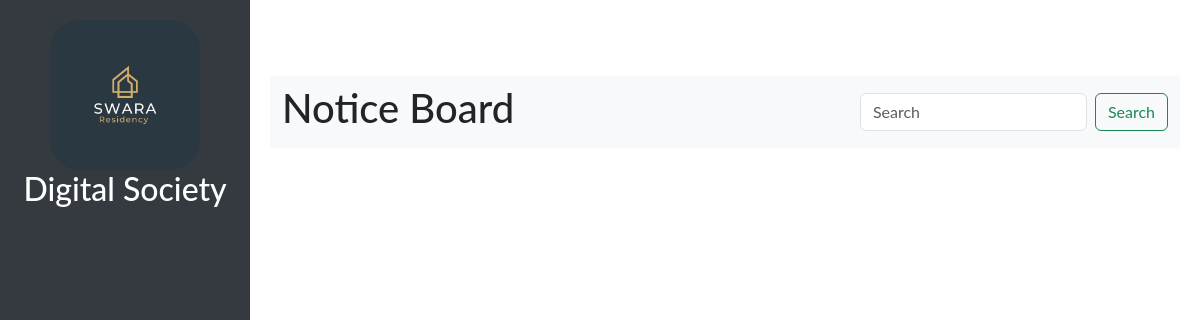
/notice-view, run on an earlier commit of the app's database.
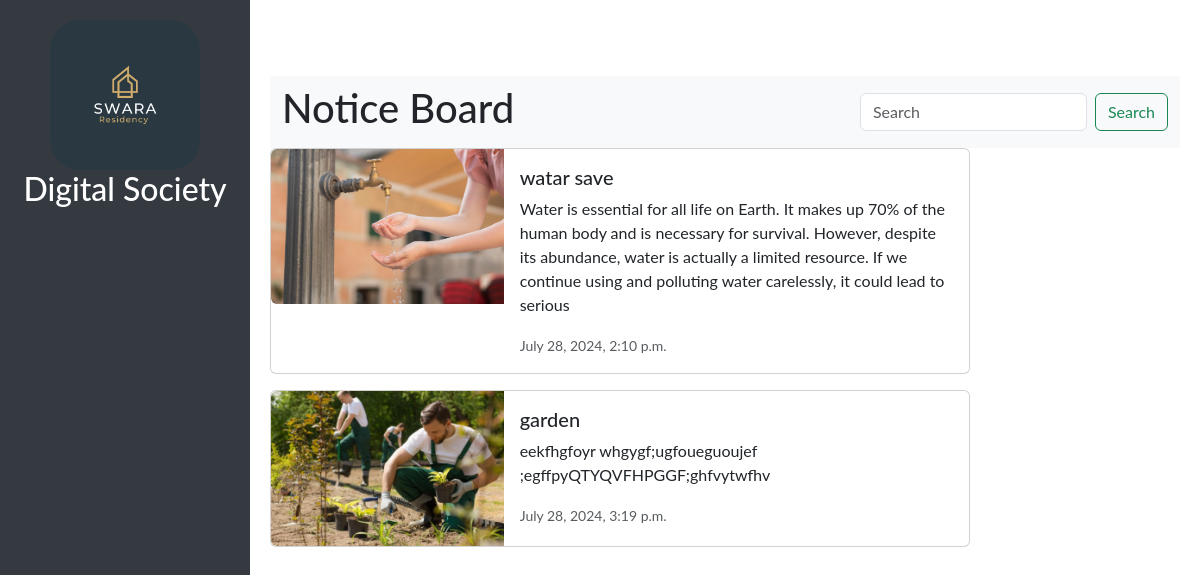
And on a later commit of the database.
### myapp/models.py (models this page shows, shortened)
class notice_board(Basemodel):
    title = models.CharField(max_length=225)
    img= models.ImageField(upload_to='logo/',blank=True)
    description = models.TextField(max_length=255)

### myapp/views.py (the view)
# urls.py: path('notice-view',views.notice_view,name='notice_view'),
def notice_view(request):
    notice_data= notice_board.objects.all()
    if request.method == "POST":
        form_notice = notice_form(request.POST,request.FILES)
        form_notice.is_valid()
        form_notice.save()
    else:
        form_notice = notice_form()
    if request.GET.get("search"):
        notice_data=notice_board.objects.filter(title__icontains=request.GET.get('search'))
    context={
        "notice_data":notice_data,
        'form_notice':form_notice
    }
    return render(request,'myapp/notice.html',context)

### myapp/forms.py
class notice_form(forms.ModelForm):
    class Meta:
        model = notice_board
        fields ='__all__'

### myapp/templates/myapp/notice.html (shortened to what this page needs)
{% extends "myapp/base.html" %}
{% block content %}
<div class="main-content">
    <nav class="navbar navbar-light bg-light">
        <div class="container-fluid">
          <h1> Notice Board</h1>
          <form class="d-flex" role="search">
            <input class="form-control me-2" type="search" name='search' placeholder="Search" aria-label="Search">
            <button class="btn btn-outline-success" type="submit">Search</button>
          </form>
        </div>
      </nav>
    {% for i in notice_data %}
      <div class="card mb-3" style="max-width: 700px;">
        <div class="row g-0">
          <div class="col-md-4">
        {% if i.img %}
          <img src="{{i.img.url}}" class="img-fluid rounded-start" alt="...">
        {% else %}
            No image available
        {% endif %}
          </div>
          <div class="col-md-8">
            <div class="card-body">
              <h5 class="card-title">{{i.title}}</h5>
              <p class="card-text">{{i.description}}</p>
              <p class="card-text"><small class="text-muted">{{i.created_at}}</small></p>
            </div>
          </div>
        </div>
      </div>
      {%endfor%}
    </div>
{% endblock  %}

### myapp/templates/myapp/base.html (shortened to what this page needs)
<!doctype html>
<html lang="en">
  <head>
    <link href="https://cdn.jsdelivr.net/npm/bootstrap@5.3.3/dist/css/bootstrap.min.css" rel="stylesheet">
  </head>
  <body>
    <h1>Hello, world!</h1>
</head>
<body>
    {% load static %}
    <div class="sidebar justify-content-center">
        <div class="text-center">
            <img src="{% static 'dp.png' %}" alt=""
         style='width: 60%; border-radius:20%;'>
        </div>
        <h2>Digital Society </h2>
    </div>
    {% block content %}
    {% endblock %}
  </body>
</html>

### myapp/templates/myapp/base.html (style rules this page uses)
body { font-family: "Lato", sans-serif; margin: 0; padding: 0; }
.sidebar { height: 100vh; width: 250px; position: fixed; top: 0; left: 0; background-color: #343a40; padding-top: 20px; }
.sidebar h2 { color: white; text-align: center; margin-bottom: 20px; }
.main-content { margin-left: 250px; padding: 20px; }

What changed in the data, as far as the page shows it:
added notice_board: img (picture), title "watar save", description "Water is essential for all life on Earth. It makes up 70% of the human body and is necessary for survival. However, despite its abundance, water is actually a limited resource. If we continue using and polluting water carelessly, it could lead to serious", created_at "July 28, 2024, 2:10 p.m."
added notice_board: img (picture), title "garden", description "eekfhgfoyr whgygf;ugfoueguoujef ;egffpyQTYQVFHPGGF;ghfvytwfhv", created_at "July 28, 2024, 3:19 p.m."
